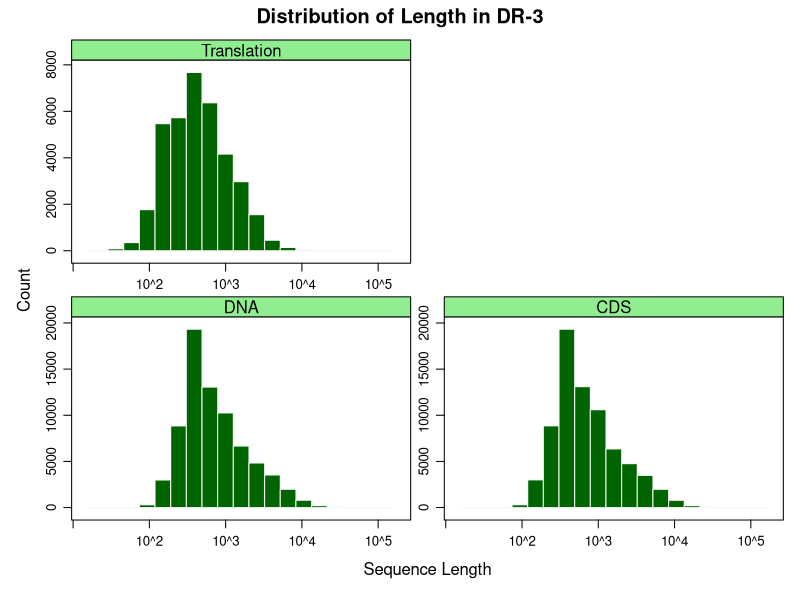
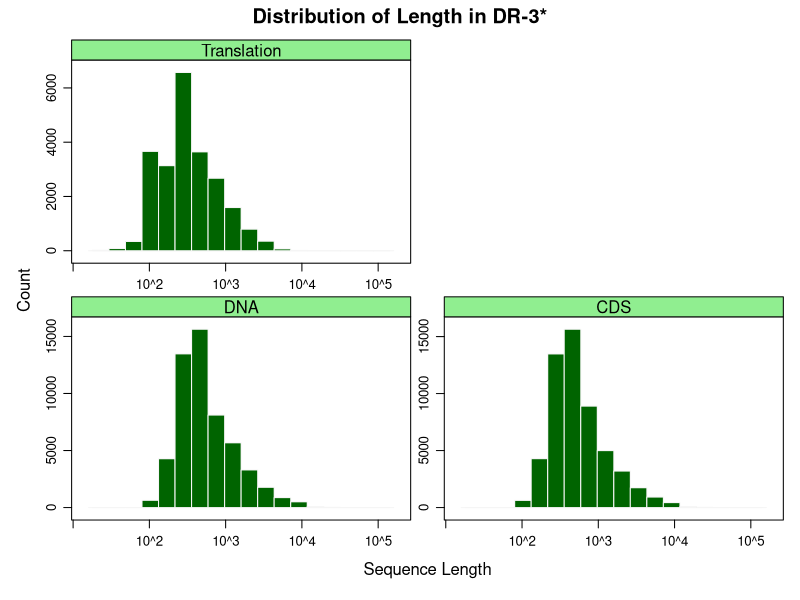

Source code (R) for these figures, in order:
seq1 <- read.table("stat_sequence.txt")
colnames(seq1) <- c("Sequence", "DNA", "CDS", "Translation")

seq2 <- read.table("stat_family.txt")
colnames(seq2) <- c("Sequence", "DNA", "CDS", "Translation")

library(lattice)
histogram(~ DNA + CDS + Translation, data = seq1, scales = list(relation = "free", x = list(log = 10)), xlab = "Sequence Length", type = "count", auto.key = list(space = "right", cex = 0.6), main = "Distribution of Length in DR-3", col = "darkgreen", border = "whitesmoke", par.settings = list(strip.background = list(col = "lightgreen")))

histogram(~ DNA + CDS + Translation, data = seq2, scales = list(relation = "free", x = list(log = 10)), xlab = "Sequence Length", type = "count", auto.key = list(space = "right", cex = 0.6), main = "Distribution of Length in DR-3*", col = "darkgreen", border = "whitesmoke", par.settings = list(strip.background = list(col = "lightgreen")))

seq1.ord <- seq1[order(seq1[,"DNA"], decreasing = TRUE),]
seq2.ord <- seq2[order(seq2[,"DNA"], decreasing = TRUE),]